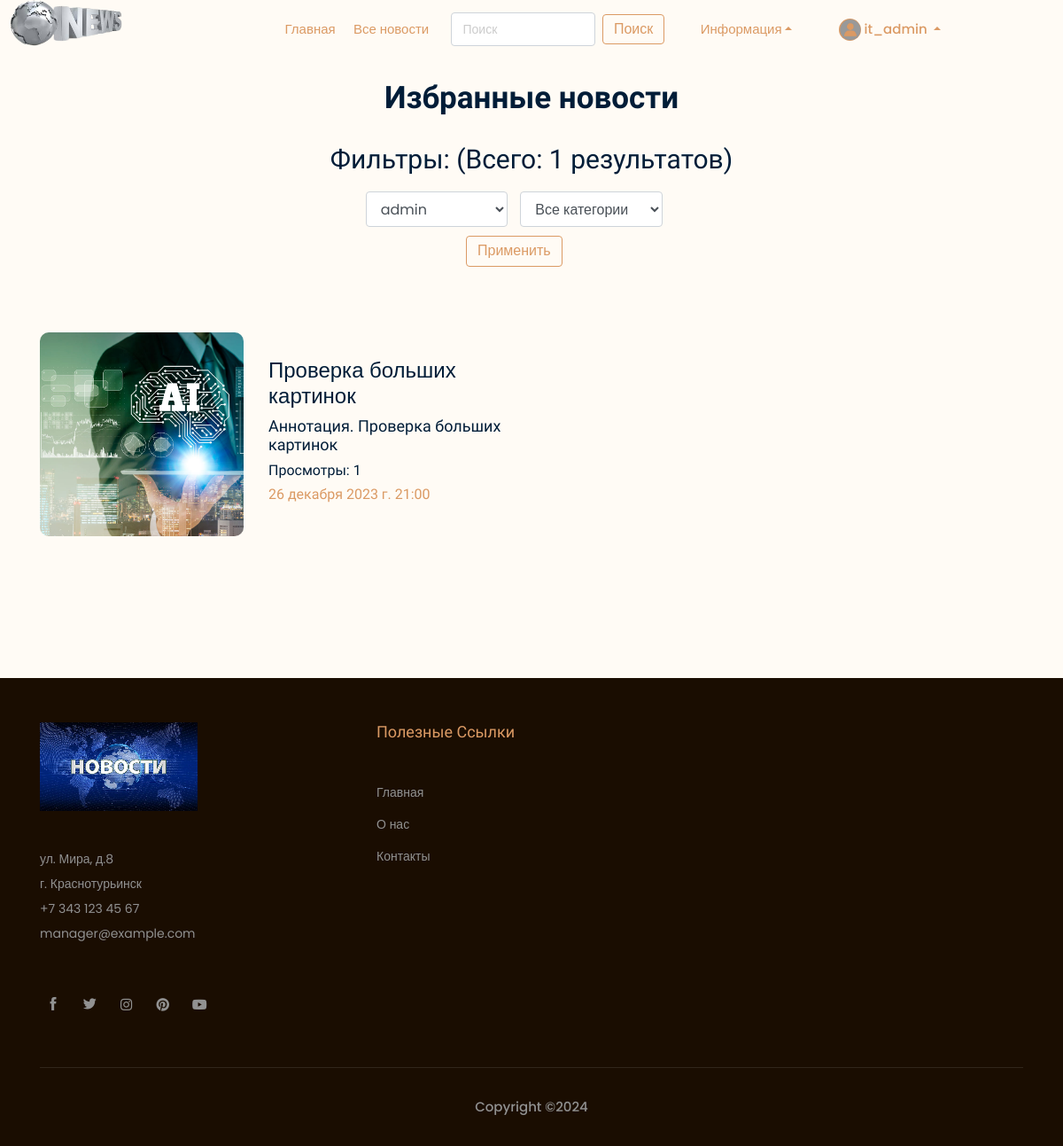
The page /users/myfavoriteslist (signed in) on the database its author committed.
### users/models.py (models this page shows, shortened)
class Account(models.Model):
    gender_choices = [('M', 'Male'),
                     ('F', 'Female'),
                     ('N/A', 'Not answered')]
    user = models.OneToOneField(User, on_delete=models.CASCADE,
                                primary_key=True, verbose_name='Имя пользователя')
    nickname = models.CharField('Псевдоним', max_length=100,
                                validators=[MinLengthValidator(2), MaxLengthValidator(50)])
    birthdate = models.DateField(blank=True, null=True, verbose_name='Дата рождения')
    gender = models.CharField(choices=gender_choices, max_length=20, verbose_name='Пол')
    account_image = models.ImageField(default='default.jpg',
                                      upload_to='account_images')
    address = models.CharField(blank=True, null=True, max_length=100, verbose_name='Адрес',
                               validators=[MaxLengthValidator(50)])
    vk = models.CharField(blank=True, null=True, max_length=100, validators=[MaxLengthValidator(30)])
    instagram = models.CharField(blank=True, null=True, max_length=100, validators=[MaxLengthValidator(30)])
    telegram = models.CharField(blank=True, null=True, max_length=100, validators=[MaxLengthValidator(30)])
    phone = models.CharField(blank=True, null=True, max_length=20, verbose_name='Телефон')
    objects = models.Manager()
    class Meta:
        ordering = ['user']
        verbose_name = 'Профиль'
        verbose_name_plural = 'Профили'

### news/models.py (models this page shows, shortened)
class Article(models.Model):
    categories = [('IT', 'IT'),
                  ('MATH', 'Mathematic'),
                  ('AI', 'AI')]
    author = models.ForeignKey(User, on_delete=models.SET_NULL, null=True, verbose_name='Автор')    # Если пользователь удалится, то данное поле будет NULL
    title = models.CharField('Название', max_length=50, validators=[MinLengthValidator(10), MaxLengthValidator(50)])
    anouncement = models.TextField('Аннотация', max_length=250, validators=[MinLengthValidator(10), MaxLengthValidator(250)])
    text = models.TextField('Текст новости', validators=[MinLengthValidator(30), MaxLengthValidator(1500)])
    date = models.DateTimeField('Дата публикации', auto_created=True)
    date_edit = models.DateTimeField('Дата редактирования', auto_now=True)
    category = models.CharField(choices=categories, max_length=20, verbose_name='Категории')
    tags = models.ManyToManyField(to=Tag, blank=True, verbose_name='Тэги')    # blank - разрешаем полю быть пустым
    slug = models.SlugField()
    objects = models.Manager()
    published = PublishedToday()
    status = models.BooleanField(default=False, verbose_name='Опубликовано')    # Автор добавляет новость и по-умолчанию она не публикуется. Модетатор должен подтвердить публикацию - True
    def get_absolute_url(self):
        return f'/news/show/{self.id}'
    def get_views(self):
        return self.views.count()
    class Meta:
        ordering = ['date', 'title']    # Порядок сортировки
        verbose_name = 'Новость'
        verbose_name_plural = 'Новости'

class Image(models.Model):
    def folder_path(instance, filename):
        return f"article_images/article_{instance.article.pk}/{filename}"
    article = models.ForeignKey(Article, on_delete=models.CASCADE, verbose_name='Новость')
    title = models.CharField(max_length=50, blank=True, verbose_name='Название')
    image = models.ImageField(upload_to=folder_path)     # лучше добавить поле default !!!  # default='default_article_img.png',
    objects = models.Manager()
    class Meta:
        verbose_name = 'Изображение'
        verbose_name_plural = 'Изображения'

### users/views.py (the view)
# urls.py: path('myfavoriteslist', views.my_favorites_list, name='my_favorites_list'),
def my_favorites_list(request):
    articles = Article.objects.filter(favoritearticle__user=request.user)
    categories = Article.categories #создали перечень категорий
    author_list = User.objects.filter(article__isnull=False).filter(article__status=True).filter(favoritearticle__isnull=False).distinct() #создали перечень авторов
    selected_author = request.session.get('author_filter')
    selected_category = request.session.get('category_filter')
    selected_author = 0 if selected_author == None else selected_author
    selected_category = 0 if selected_category == None else selected_category
    if request.method == "POST": #при обработке POST - мы только сохраняяем в сессию выбранных авторов
        selected_author = int(request.POST.get('author_filter'))
        selected_category = int(request.POST.get('category_filter'))
        request.session['author_filter'] = selected_author
        request.session['category_filter'] = selected_category
        return redirect('my_favorites_list')
    else: #если страница открывется впервые или нас переадресовала сюда функция поиск
        if selected_author != 0:  # если не пустое - находим нужные новости
            articles = articles.filter(author=selected_author)
        if selected_category != 0:  # фильтруем найденные по авторам результаты по категориям
            articles = articles.filter(category__icontains=categories[selected_category - 1][0])
    articles = articles.order_by('-date')
    total = len(articles)
    p = Paginator(articles, 6)
    page_number = request.GET.get('page')
    page_obj = p.get_page(page_number)
    context = {'articles': page_obj, 'author_list': author_list, 'selected_author': selected_author,
               'categories': categories, 'selected_category': selected_category, 'total': total}
    return render(request, 'users/my_favorites_list.html', context)

### users/templatetags/users_extras.py (called while the page is built)
@register.filter(name="has_group")
def has_group(user, group_name):
    return user.groups.filter(name=group_name).exists()

### users/templates/users/my_favorites_list.html (shortened to what this page needs)
{% extends 'main/base_template.html' %}
{% load static %}
{% load bootstrap5 %}
{% block content %}
<div class="Delicious_area">
    {% if total != 0 %}
    <div class="container">
        <div class="row">
            <div class="col-xl-12">
                <div class="section_title text-center mb-30">
                    <h3>Избранные новости</h3>
                </div>
            </div>
        </div>
        <div class="row">
            <div class="col-xl-12">
                <div class="section_title text-center mb-50">
                    <label><h2> Фильтры: (Всего: {{ total }} результатов) </h2>
                        <form method="post">
                                    <div class="form-group col-11">
                                        <select class="form-select" name="author_filter" style="width:40%">
                                            {% for author in author_list %}
                                            <option value="{{ author.id }}" {% if selected_author == author.id %} selected {% endif %}> {{ author.username }}
                                            </option>
                                            {% endfor %}
                                        </select>
                                        <select class="form-select" name="category_filter" style="width:40%">
                                            <option value="0">Все категории</option>
                                        </select>
                                        <button class="buttn2 boxed-button2 my-2 my-sm-0" type="submit">Применить</button>
                                    </div>
                        </form>
                    </label>
                </div>
            </div>
        </div>
    </div>
    <div class="container">
        <div class="row">
            {% for article in articles %}
                <div class="col-xl-6 col-md-6 col-lg-6">
                    <a href="{{ article.get_absolute_url }}">
                    <div class="single_delicious d-flex align-items-center">
                        <div class="thumb">
                            {% if article.image_set.all %}
                                <img src="{{ article.image_set.all.0.image.url }}" alt="{{ article.title }}">
                            {% else %}
                                <img class="d-block" src="/media/default_article_img.png" alt="{{ article.title }}">
                            {% endif %}
                        </div>
                        <div class="info">
                            {% if article.title|length > 25 %}
                                <h3>{{ article.title|slice:":25" }}...</h3>
                            {% else %}
                                <h3>{{ article.title }}</h3>
                            {% endif %}
                            {% if article.anouncement|length > 50 %}
                                <h4>{{ article.anouncement|slice:":50" }}...</h4>
                            {% else %}
                                <h4>{{ article.anouncement }}</h4>
                            {% endif %}
                            <h5>Просмотры: {{ article.get_views }}</h5>
                            <h5><span>{{ article.date }}</span></h5>
                        </div>
                    </div>
                </div>
            {% endfor %}
        </div>
    </div>
    {% endif %}
</div>
{% endblock %}

### main/templates/main/header.html (shortened to what this page needs)
{% load static %}
{% load users_extras %}
<header>
    <div class="header-area">
        <div id="sticky-header" class="main-header-area">
            <div class="container-fluid p-0">
                <div class="header_bottom_border">
                    <div class="row align-self-start no-gutters">
                        <div class="mx-auto col-xl-2 col-lg-2">
                            <div class="logo">
                                <a href="{% url 'home' %}">
                                        <img src="{% static 'main' %}/img/logo.png" alt="">
                                </a>
                            </div>
                        </div>
                        <div class="col-xl-10 col-lg-10">
                            <div class="main-menu d-none d-lg-block">
                                <nav>
                                    <ul id="navigation">
                                        <li><a href="{% url 'home' %}">Главная</a></li>
                                        <li><a href="{% url 'news_index' %}">Все новости</a></li>
                                        <li>
                                            <form class="form-inline" action="{% url 'search' %}" method="post" style="width: 250px">
                                                <input class="form-search mr-sm-2" id="search_input" name="search_input" type="search" placeholder="Поиск" aria-label="Search">
                                                <button class="buttn2 boxed-button2 my-2 my-sm-0" type="submit">Поиск</button>
                                            </form>
                                        </li>
                                        <li class="nav-item dropup">
                                            <a class="nav-link dropdown-toggle dropdown-toggle-split" data-toggle="dropdown" href="#" role="button" aria-haspopup="true" aria-expanded="false">
                                            Информация</a>
                                        </li>
                                        {% if request.user.id %}
                                            <li class="nav-item dropup">
                                                <a class="nav-link dropdown-toggle dropdown-toggle-split" data-toggle="dropdown" href="#" role="button" aria-haspopup="true" aria-expanded="false">
                                                    <img src="{{ request.user.account.account_image.url }}" alt="" width="25" height="25" class="rounded-circle me-2">
                                                    {{ request.user.username }}
                                                </a>
                                            </li>
                                        {% endif %}
                                        <br>
                                    </ul>
                                </nav>
                            </div>
                        </div>
                        <div class="col-12">
                        </div>
                    </div>
                </div>
            </div>
        </div>
    </div>
</header>

### rows shown on the page
Article: image_set.all.0.image (picture), title "Проверка больших картинок", anouncement "Аннотация. Проверка больших картинок", get_views "1", date "26 декабря 2023 г. 21:00"

### other values the page prints
{{ request.user.username }} "it_admin"
{{ total }} "1"
form field author_filter "admin"
